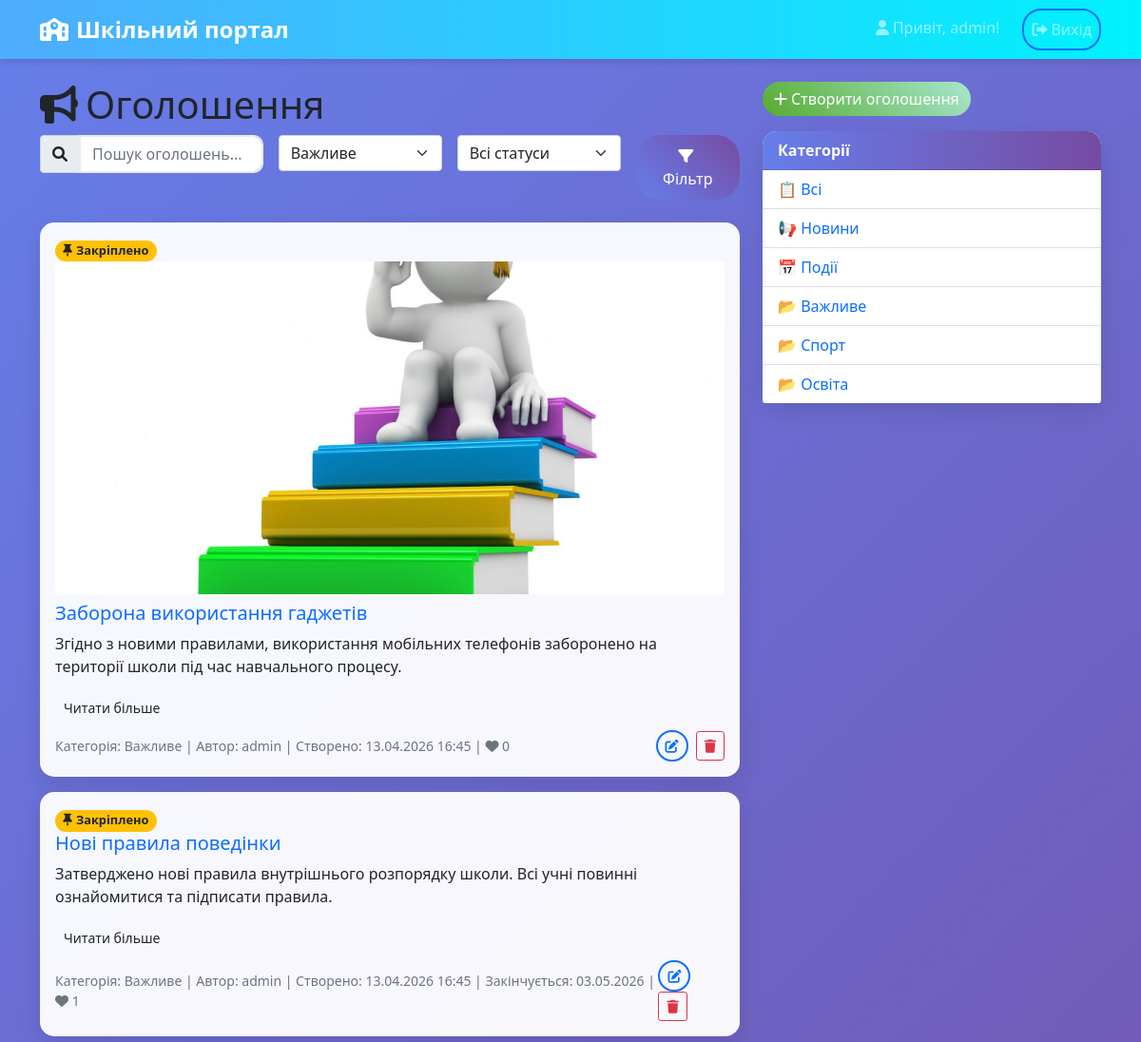
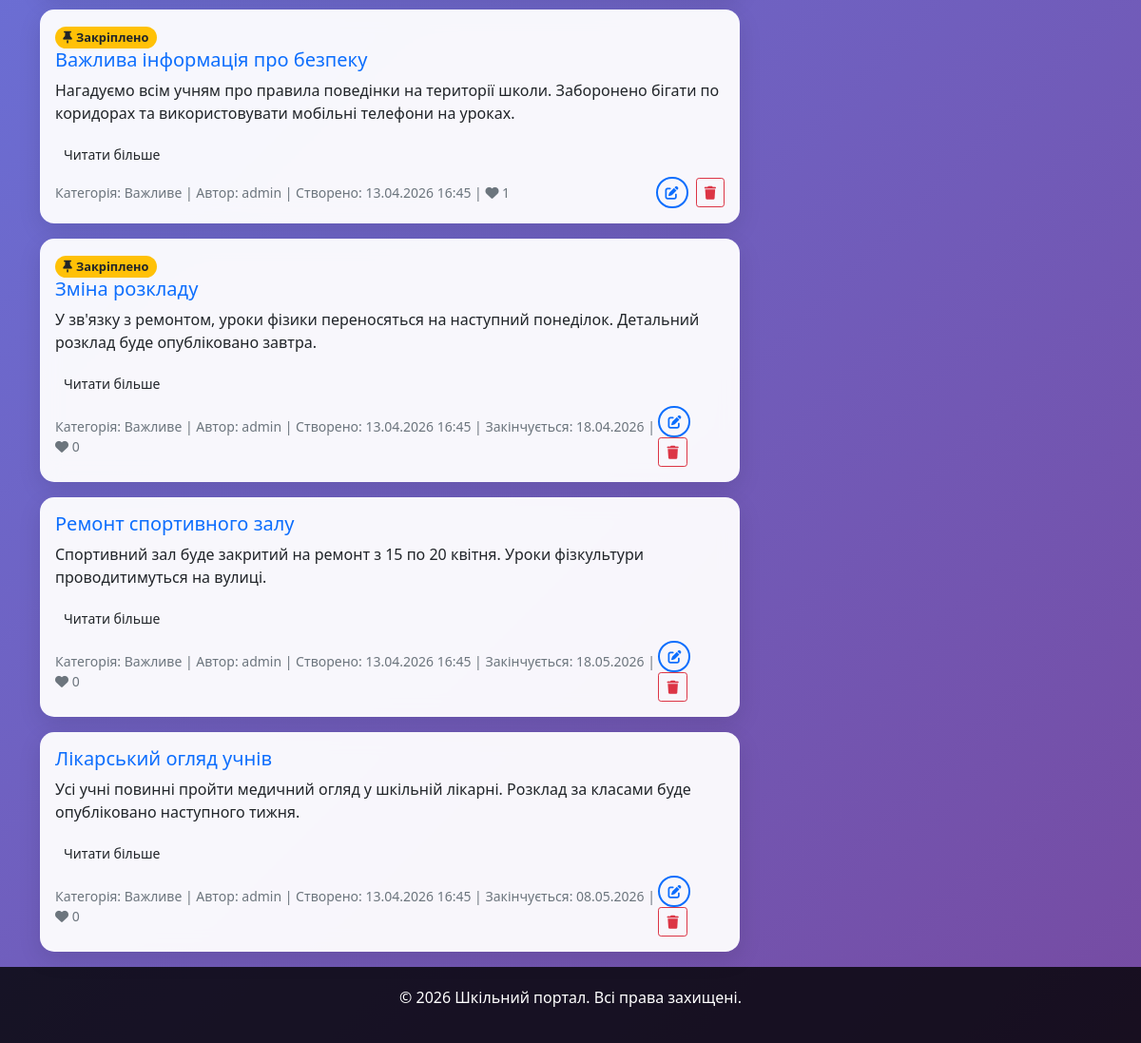
/announcements/?category=9 (signed in), run on the app's committed database (2 pictures, top to bottom).
### announcements/models.py (models this page shows, shortened)
class Announcement(models.Model):
    title = models.CharField(max_length=200)
    content = models.TextField()
    category = models.ForeignKey(Category, on_delete=models.CASCADE)
    author = models.ForeignKey(User, on_delete=models.CASCADE)
    created_at = models.DateTimeField(auto_now_add=True)
    updated_at = models.DateTimeField(auto_now=True)
    end_date = models.DateField(null=True, blank=True)
    is_pinned = models.BooleanField(default=False)
    file = models.FileField(upload_to='announcements/', blank=True, null=True)
    image = models.ImageField(upload_to='announcements/images/', blank=True, null=True, verbose_name='Зображення')
    class Meta:
        ordering = ['-is_pinned', '-created_at']

class Category(models.Model):
    name = models.CharField(max_length=100, unique=True)
    description = models.TextField(blank=True)

### announcements/views.py (the view)
# urls.py: path('', views.announcement_list, name='announcement_list'),
def announcement_list(request):
    announcements = Announcement.objects.all()
    categories = Category.objects.all()
    query = request.GET.get('q')
    if query:
        announcements = announcements.filter(
            Q(title__icontains=query) | Q(content__icontains=query)
        )
    category_id = request.GET.get('category')
    if category_id:
        announcements = announcements.filter(category_id=category_id)
    status = request.GET.get('status')
    if status == 'active':
        announcements = announcements.filter(end_date__gte=timezone.now().date())
    elif status == 'expired':
        announcements = announcements.filter(end_date__lt=timezone.now().date())
    paginator = Paginator(announcements, 10)  # 10 объявлений на страницу
    page_number = request.GET.get('page')
    page_obj = paginator.get_page(page_number)
    context = {
        'announcements': page_obj,
        'categories': categories,
        'query': query,
        'selected_category': category_id,
        'status': status,
        'is_admin': request.user.is_authenticated and request.user.groups.filter(name='Admin').exists(),
    }
    return render(request, 'announcements/list.html', context)

### announcements/views.py (called while the page is built)
def validate_number(self, number):
    try:
        number = int(number)
    except (TypeError, ValueError):
        raise PageNotAnInteger("Page number is not an integer")
    if number < 1:
        raise EmptyPage("Page number is less than 1")
    if number > self.num_pages:
        if number == 1 and self.num_pages == 0:
            pass
        else:
            raise EmptyPage("Page number is greater than number of pages")
    return number

### announcements/templates/announcements/list.html (shortened to what this page needs)
{% extends 'announcements/base.html' %}
{% block content %}
<div class="row">
    <div class="col-md-8">
        <h1><i class="fas fa-bullhorn me-2"></i>Оголошення</h1>
        <form method="get" class="mb-4">
            <div class="row g-3">
                <div class="col-md-4">
                    <div class="input-group">
                        <span class="input-group-text"><i class="fas fa-search"></i></span>
                        <input type="text" name="q" class="form-control" placeholder="Пошук оголошень..." value="{{ query|default:'' }}">
                    </div>
                </div>
                <div class="col-md-3">
                    <select name="category" class="form-select">
                        {% for category in categories %}
                            <option value="{{ category.id }}" {% if category.id|stringformat:"s" == selected_category %}selected{% endif %}>{{ category.name }}</option>
                        {% endfor %}
                    </select>
                </div>
                <div class="col-md-3">
                    <select name="status" class="form-select">
                        <option value="">Всі статуси</option>
                    </select>
                </div>
                <div class="col-md-2">
                    <button type="submit" class="btn btn-primary w-100 filter-btn {% if filtered %}active{% endif %}">
                        <i class="fas fa-filter me-1"></i>Фільтр
                    </button>
                </div>
            </div>
        </form>
        {% if announcements %}
            {% for announcement in announcements %}
                <div class="card mb-3 announcement-card {% if announcement.is_pinned %}border-warning{% endif %}">
                    <div class="card-body">
                        {% if announcement.is_pinned %}
                            <span class="badge bg-warning text-dark">
                                <i class="fas fa-thumbtack me-1"></i>Закріплено
                            </span>
                        {% endif %}
                        {% if announcement.image %}
                            <div class="mb-2">
                                <img src="{{ announcement.image.url }}" alt="Зображення оголошення" class="img-fluid rounded w-100" style="max-height:350px;object-fit:cover;">
                            </div>
                        {% endif %}
                        <h5 class="card-title"><a href="{% url 'announcement_detail' announcement.pk %}" class="text-decoration-none">{{ announcement.title }}</a></h5>
                        <p class="card-text">{{ announcement.content|truncatechars:200 }}</p>
                        <a href="{% url 'announcement_detail' announcement.pk %}" class="btn btn-read-more btn-sm mb-2">Читати більше</a>
                        <div class="d-flex justify-content-between align-items-center">
                            <small class="text-muted">
                                Категорія: <span class="category {% if announcement.category.id|stringformat:'s' == selected_category %}active{% endif %}">{{ announcement.category.name }}</span> |
                                Автор: {{ announcement.author.username }} |
                                Створено: {{ announcement.created_at|date:"d.m.Y H:i" }}
                                {% if announcement.end_date %}
                                    | Закінчується: {{ announcement.end_date|date:"d.m.Y" }}
                                {% endif %} |
                                <span class="like-btn {% if user in announcement.likes.all %}liked{% endif %}" data-id="{{ announcement.pk }}">
                                    <i class="fas fa-heart"></i> {{ announcement.likes.count }}
                                </span>
                            </small>
                            {% if is_admin %}
                                <div>
                                    <a href="{% url 'announcement_edit' announcement.pk %}" class="btn btn-sm btn-outline-primary me-1">
                                        <i class="fas fa-edit"></i>
                                    </a>
                                    <a href="{% url 'announcement_delete' announcement.pk %}" class="btn btn-sm btn-outline-danger">
                                        <i class="fas fa-trash"></i>
                                    </a>
                                </div>
                            {% endif %}
                        </div>
                    </div>
                </div>
            {% endfor %}
        {% else %}
            <div class="empty-state">
                <i class="fas fa-inbox fa-2x mb-2"></i><br>
                Нічого не знайдено 😢
            </div>
        {% endif %}
    </div>
    <div class="col-md-4">
        {% if is_admin %}
            <a href="{% url 'announcement_create' %}" class="btn btn-success mb-3">
                <i class="fas fa-plus me-1"></i>Створити оголошення
            </a>
        {% endif %}
        <div class="card">
            <div class="card-header">Категорії</div>
            <ul class="list-group list-group-flush">
                <li class="list-group-item{% if not selected_category %} active-category{% endif %}">
                    <span class="category-icon">📋</span>
                    <a href="{% url 'announcement_list' %}" class="text-decoration-none">Всі</a>
                </li>
                {% for category in categories %}
                    <li class="list-group-item{% if category.id|stringformat:'s' == selected_category %} active-category{% endif %}">
                        <span class="category-icon">
                            {% if category.name|lower == 'новини' %}📢{% elif category.name|lower == 'події' %}📅{% elif category.name|lower == 'важливо' %}❗{% else %}📂{% endif %}
                        </span>
                        <a href="?category={{ category.id }}" class="text-decoration-none">{{ category.name }}</a>
                    </li>
                {% endfor %}
            </ul>
        </div>
    </div>
</div>
{% endblock %}

### announcements/templates/announcements/base.html (shortened to what this page needs)
<!DOCTYPE html>
<html lang="uk">
<head>
    {% load static %}
    <link href="https://cdn.jsdelivr.net/npm/bootstrap@5.1.3/dist/css/bootstrap.min.css" rel="stylesheet">
    <link rel="stylesheet" href="https://cdnjs.cloudflare.com/ajax/libs/font-awesome/6.0.0/css/all.min.css">
    <link rel="stylesheet" href="{% static 'announcements/css/style.css' %}">
</head>
<body>
    <nav class="navbar navbar-expand-lg navbar-dark bg-primary">
        <div class="container">
            <a class="navbar-brand" href="{% url 'announcement_list' %}">
                <i class="fas fa-school me-2"></i>Шкільний портал
            </a>
            <div class="collapse navbar-collapse" id="navbarNav">
                <div class="navbar-nav ms-auto">
                    {% if user.is_authenticated %}
                        <span class="navbar-text me-3">
                            <i class="fas fa-user me-1"></i>Привіт, {{ user.username }}!
                        </span>
                        <form method="post" action="{% url 'logout' %}" style="display:inline;">
                            <button type="submit" class="nav-link btn btn-outline-primary ms-2">
                                <i class="fas fa-sign-out-alt me-1"></i>Вихід
                            </button>
                        </form>
                    {% endif %}
                </div>
            </div>
        </div>
    </nav>
    <div class="container mt-4">
        {% block content %}{% endblock %}
    </div>
    <footer class="footer mt-auto">
        <div class="container text-center">
            <p>&copy; 2026 Шкільний портал. Всі права захищені.</p>
        </div>
    </footer>

### static/announcements/css/style.css (style rules this page uses)
body { background: linear-gradient(135deg, #667eea 0%, #764ba2 100%); min-height: 100vh; font-family: 'Segoe UI', Tahoma, Geneva, Verdana, sans-serif; }
.navbar { background: linear-gradient(90deg, #4facfe 0%, #00f2fe 100%) !important; box-shadow: 0 4px 6px rgba(0, 0, 0, 0.1); }
.navbar-brand { font-weight: bold; font-size: 1.5rem; }
.card { border: none; border-radius: 15px; box-shadow: 0 8px 25px rgba(0, 0, 0, 0.1); transition: transform 0.3s ease, box-shadow 0.3s ease; background: rgba(255, 255, 255, 0.95); backdrop-filter: blur(10px); }
.card-header { background: linear-gradient(90deg, #667eea 0%, #764ba2 100%); color: white; border-radius: 15px 15px 0 0 !important; font-weight: bold; }
.btn-primary { background: linear-gradient(45deg, #667eea, #764ba2); border: none; border-radius: 25px; padding: 10px 20px; transition: all 0.3s ease; }
.btn-success { background: linear-gradient(45deg, #56ab2f, #a8e6cf); border: none; border-radius: 25px; }
.btn-outline-primary { border-radius: 20px; border-width: 2px; transition: all 0.3s ease; }
.form-control { border-radius: 10px; border: 2px solid #e9ecef; transition: border-color 0.3s ease; }
.badge { border-radius: 20px; font-size: 0.8rem; }
.footer { background: rgba(0, 0, 0, 0.8); color: white; padding: 20px 0; margin-top: 50px; }
.card { animation: fadeIn 0.5s ease-out; }

### data on the page
Announcement: is_pinned True (drawn), image (picture), title "Заборона використання гаджетів", content "Згідно з новими правилами, використання мобільних телефонів заборонено на території школи під час навчального процесу.", category.name "Важливе", author.username "admin", created_at "13.04.2026 16:45", likes.count "0"
Announcement: is_pinned True (drawn), title "Нові правила поведінки", content "Затверджено нові правила внутрішнього розпорядку школи. Всі учні повинні ознайомитися та підписати правила.", category.name "Важливе", author.username "admin", created_at "13.04.2026 16:45", end_date "03.05.2026", likes.count "1"
Announcement: is_pinned True (drawn), title "Важлива інформація про безпеку", content "Нагадуємо всім учням про правила поведінки на території школи. Заборонено бігати по коридорах та використовувати мобільні телефони на уроках.", category.name "Важливе", author.username "admin", created_at "13.04.2026 16:45", likes.count "1"
Announcement: is_pinned True (drawn), title "Зміна розкладу", content "У зв'язку з ремонтом, уроки фізики переносяться на наступний понеділок. Детальний розклад буде опубліковано завтра.", category.name "Важливе", author.username "admin", created_at "13.04.2026 16:45", end_date "18.04.2026", likes.count "0"
Announcement: title "Ремонт спортивного залу", content "Спортивний зал буде закритий на ремонт з 15 по 20 квітня. Уроки фізкультури проводитимуться на вулиці.", category.name "Важливе", author.username "admin", created_at "13.04.2026 16:45", end_date "18.05.2026", likes.count "0"
Announcement: title "Лікарський огляд учнів", content "Усі учні повинні пройти медичний огляд у шкільній лікарні. Розклад за класами буде опубліковано наступного тижня.", category.name "Важливе", author.username "admin", created_at "13.04.2026 16:45", end_date "08.05.2026", likes.count "0"
Category: name "Новини"
Category: name "Події"
Category: name "Важливе"
Category: name "Спорт"
Category: name "Освіта"

### other printed values
{{ user.username }} "admin"
form field category "Важливе"
